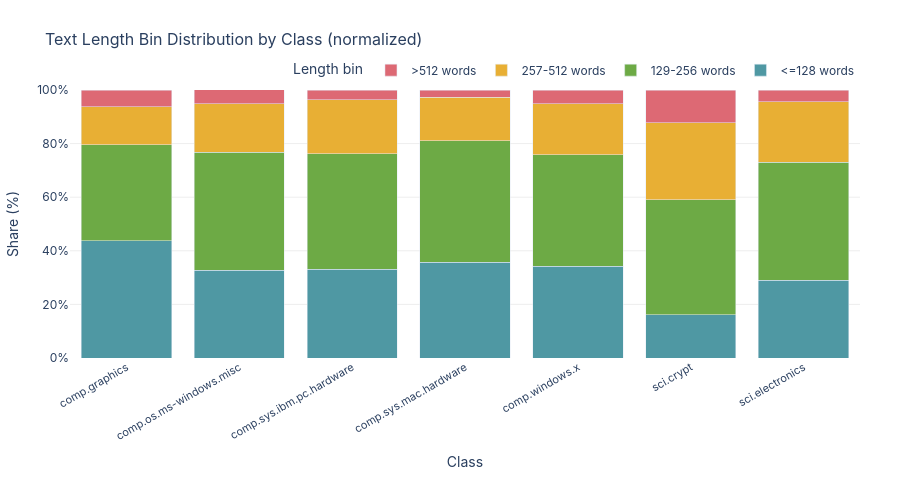

The code cell stored with this chart in its notebook:
### Code cell
# visual
bin_order = ["<=128 words", "129-256 words", "257-512 words", ">512 words"]
colors = ["#4f98a3", "#6daa45", "#e8af34", "#dd6974"]

fig = go.Figure()

for i, bin_name in enumerate(bin_order):
    fig.add_trace(go.Bar(
        name=bin_name,
        x=length_by_class_bins.index,
        y=length_by_class_bins[bin_name] * 100,
        marker_color=colors[i],
        hovertemplate="<b>%{x}</b><br>" + bin_name + ": %{y:.1f}%<extra></extra>"
    ))

fig.update_layout(
    barmode="stack",
    title=dict(text="Text Length Bin Distribution by Class (normalized)", font=dict(size=16)),
    xaxis=dict(title="Class", tickangle=-30, tickfont=dict(size=11)),
    yaxis=dict(title="Share (%)", ticksuffix="%", range=[0, 100]),
    legend=dict(title="Length bin", orientation="h", yanchor="bottom", y=1.02, xanchor="right", x=1),
    plot_bgcolor="white",
    paper_bgcolor="white",
    height=480,
    margin=dict(l=60, r=40, t=90, b=100),
    font=dict(family="Inter, sans-serif", size=12),
)

fig.update_xaxes(showgrid=False)
fig.update_yaxes(gridcolor="#eee")

fig.show()

### Figure 1 — Plotly figure (JSON) as saved in the notebook; plotly's stock layout.template omitted (floating-point values rounded to 4 significant figures)
{"data": [{"hovertemplate": "<b>%{x}</b><br><=128 words: %{y:.1f}%<extra></extra>", "marker": {"color": "#4f98a3"}, "name": "<=128 words", "type": "bar", "x": ["comp.graphics", "comp.os.ms-windows.misc", "comp.sys.ibm.pc.hardware", "comp.sys.mac.hardware", "comp.windows.x", "sci.crypt", "sci.electronics"], "y": [43.7, 32.8, 33.2, 35.8, 34.3, 16.1, 29.1]}, {"hovertemplate": "<b>%{x}</b><br>129-256 words: %{y:.1f}%<extra></extra>", "marker": {"color": "#6daa45"}, "name": "129-256 words", "type": "bar", "x": ["comp.graphics", "comp.os.ms-windows.misc", "comp.sys.ibm.pc.hardware", "comp.sys.mac.hardware", "comp.windows.x", "sci.crypt", "sci.electronics"], "y": [35.9, 44.0, 43.1, 45.2, 41.5, 42.9, 43.9]}, {"hovertemplate": "<b>%{x}</b><br>257-512 words: %{y:.1f}%<extra></extra>", "marker": {"color": "#e8af34"}, "name": "257-512 words", "type": "bar", "x": ["comp.graphics", "comp.os.ms-windows.misc", "comp.sys.ibm.pc.hardware", "comp.sys.mac.hardware", "comp.windows.x", "sci.crypt", "sci.electronics"], "y": [14.1, 18.0, 20.1, 16.3, 19.1, 28.8, 22.7]}, {"hovertemplate": "<b>%{x}</b><br>>512 words: %{y:.1f}%<extra></extra>", "marker": {"color": "#dd6974"}, "name": ">512 words", "type": "bar", "x": ["comp.graphics", "comp.os.ms-windows.misc", "comp.sys.ibm.pc.hardware", "comp.sys.mac.hardware", "comp.windows.x", "sci.crypt", "sci.electronics"], "y": [6.3, 5.3, 3.6, 2.7, 5.1, 12.2, 4.2]}], "layout": {"barmode": "stack", "font": {"family": "Inter, sans-serif", "size": 12}, "height": 480, "legend": {"orientation": "h", "title": {"text": "Length bin"}, "x": 1, "xanchor": "right", "y": 1.02, "yanchor": "bottom"}, "margin": {"b": 100, "l": 60, "r": 40, "t": 90}, "paper_bgcolor": "white", "plot_bgcolor": "white", "title": {"font": {"size": 16}, "text": "Text Length Bin Distribution by Class (normalized)"}, "xaxis": {"showgrid": false, "tickangle": -30, "tickfont": {"size": 11}, "title": {"text": "Class"}}, "yaxis": {"gridcolor": "#eee", "range": [0, 100], "ticksuffix": "%", "title": {"text": "Share (%)"}}}}
